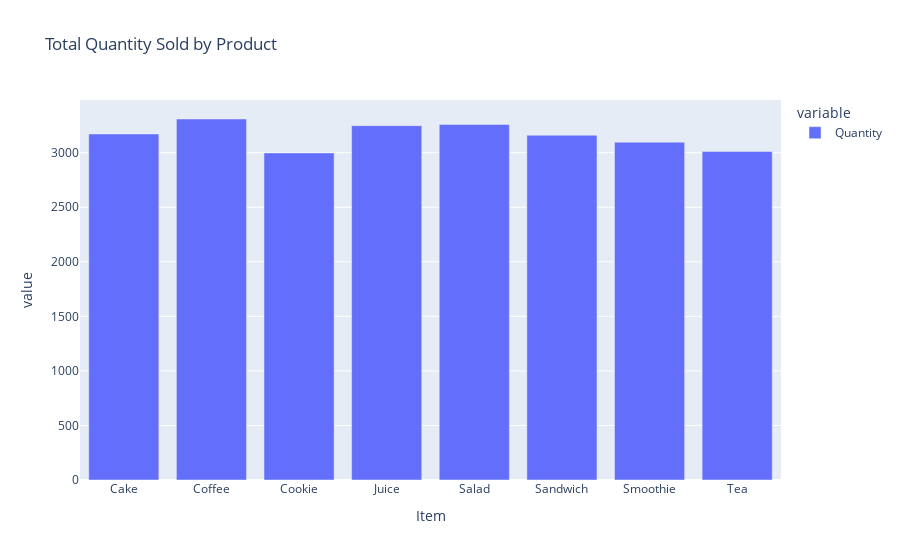

Here is the notebook cell this chart was saved with:
### Markdown cell above
# Analyze the quantity sold by each item

### Code cell
px.bar(
    sales2_new.groupby('Item')['Quantity'].sum(),
    title = 'Total Quantity Sold by Product'
)

### Figure 1 — Plotly figure (JSON) as saved in the notebook; plotly's stock layout.template omitted (floating-point values rounded to 4 significant figures)
{"data": [{"hovertemplate": "variable=Quantity<br>Item=%{x}<br>value=%{y}<extra></extra>", "legendgroup": "Quantity", "marker": {"color": "#636efa", "pattern": {"shape": ""}}, "name": "Quantity", "orientation": "v", "showlegend": true, "textposition": "auto", "type": "bar", "x": ["Cake", "Coffee", "Cookie", "Juice", "Salad", "Sandwich", "Smoothie", "Tea"], "xaxis": "x", "y": [3172, 3309, 2998, 3248, 3259, 3160, 3097, 3011], "yaxis": "y"}], "layout": {"barmode": "relative", "legend": {"title": {"text": "variable"}, "tracegroupgap": 0}, "title": {"text": "Total Quantity Sold by Product"}, "xaxis": {"anchor": "y", "domain": [0, 1], "title": {"text": "Item"}}, "yaxis": {"anchor": "x", "domain": [0, 1], "title": {"text": "value"}}}}
